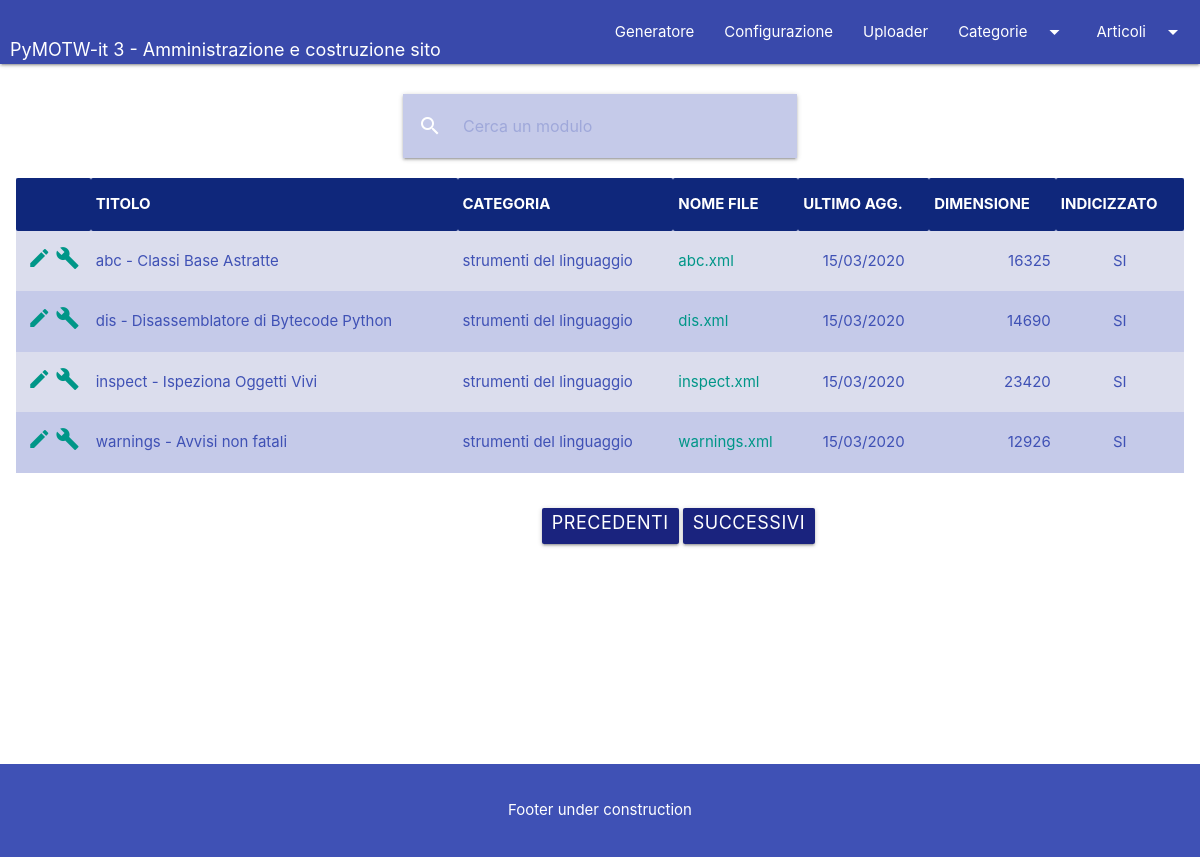
The app's page /article/2 with its own data.
### app/models.py (models this page shows, shortened)
class Article(db.Model):
    __tablename__ = 'articles'
    id = db.Column(db.Integer, primary_key=True)
    title = db.Column(db.String(255))
    categ_id = db.Column(db.Integer, db.ForeignKey('categories.id'))
    artcat = db.relationship('Category', backref='article')
    filename = db.Column(db.String(255), nullable=False, unique=True)
    lastmod = db.Column(db.DateTime)
    size = db.Column(db.Integer)
    indexed = db.Column(db.Integer)

class Category(db.Model):
    __tablename__ = 'categories'
    id = db.Column(db.Integer, primary_key=True)
    descr = db.Column(db.String(255), nullable=False)
    articles = db.relationship('Article', backref='category',
                               lazy='dynamic')

### app/routes/main.py (the view)
@main.route('/article/<string:key>', methods=['GET', 'POST'])
def article(key):
    diz = _get_config_items()
    form = SearchArticlesForm()
    page = request.args.get('page', 1, type=int)
    if request.method == 'POST':
        articles = Article.query.filter(
            Article.title.contains(request.form['filter_text'])
        ).paginate(page, 10, False)
    else:
        if key and re.match(r'^\d+$', key):
            articles = Article.query.filter_by(
                categ_id=int(key)
            ).paginate(page, 10, False)
        else:
            articles = Article.query.paginate(
                page, 10, False
            )
    next_url = url_for('main.article', key=key, page=articles.next_num) \
        if articles.has_next else None
    prev_url = url_for('main.article', key=key, page=articles.prev_num) \
        if articles.has_prev else None
    data = dict(articles=articles, next=next_url, prev=prev_url,
                source_articles_folder=diz['tran_dir'],
                headers=',TITOLO,CATEGORIA,NOME FILE,ULTIMO AGG.,'
                        'DIMENSIONE, INDICIZZATO'.split(','))
    return render_template('article.html', key=None, data=data, form=form)

### app/forms.py
class SearchArticlesForm(FlaskForm):
    filter_text = StringField('filterText', validators=[DataRequired()])

### app/models.py (called while the page is built)
    @staticmethod
    def parse_config() -> Tuple[DefaultDict[str, List['GeneratorConfig']],
                                List['GeneratorConfig']]:
        retval = defaultdict(list)
        objlist = list()
        for rk in GeneratorConfig.query.all():
            retval[rk.conf_tabname].append(rk)
            objlist.append(rk)
        return retval, objlist

### app/routes/main.py (called while the page is built)
def _get_config_items():
    parameters, objlist = GeneratorConfig.parse_config()
    diz = dict()
    for obj in objlist:
        diz[obj.conf_key] = obj.conf_value
    return diz

### app/templates/article.html (shortened to what this page needs)
{% extends 'base.html' %}
{% block content %}
  <div class="container">
    <div class="row">
      <div class="col s12 l6 offset-l3">
        <nav>
          <div class="nav-wrapper">
            <form method="post" name="builderlog" action="">
              <div class="input-field">
              {{ form.filter_text(size=50,
                  class="indigo lighten-4 indigo-text text-harden-5", type="search",
                  required=required, id="filterText", placeholder="Cerca un modulo") }}
                <label class="label-icon" for="search"><i
                    class="material-icons">search</i></label>
                <i class="material-icons">close</i>
              </div>
            </form>
          </div>
        </nav>
          </div>
      </div>
    </div>
  </div>
  <div class="row">
    <div class="col s12 m6 l12">
      <table class="table striped indigo lighten-4 indigo-text">
        <thead class="head-articles">
        <tr>
          {% for header in data.headers %}
            <th>{{ header }}</th>
          {% endfor %}
        </tr>
        </thead>
        <tbody>
        {% for article in data.articles.items | sort(attribute='title') %}
          <tr>
            <td class="center-align">
              <a class="teal-text darken-5"
                 title="Modifica voce articolo"
                 href="{{ url_for('main.article', key=article.id) }}">
                <i class="material-icons">edit</i>
              </a>
              <a class="teal-text darken-5"
                 title="(Ri)genera pagina articolo"
                 href="{{ url_for('main.generator', module=article.filename) }}">
                <i class="material-icons">build</i>
              </a>
            </td>
            <td class="left-align">{{ article.title }}</td>
            <td class="left-align">{{ article.artcat.descr }}</td>
            <td class="left-align">
              <a class="teal-text darken-5"
                 title="Modifica sorgente articolo"
                 href="{{ url_for('main.source', module_name=article.filename) }}"
              >
                {{ article.filename }}
              </a>
            </td>
            <td class="center-align">{{ article.lastmod.strftime("%d/%m/%Y") }}</td>
            <td class="right-align">{{ "%d"|format(article.size) }}</td>
            <td class="center-align">{% if article.indexed == 1 %}
              SI{% else %}NO{% endif %}</td>
          </tr>
        {% endfor %}
        </tbody>
      </table>
    </div>
  </div>
  <div class="container">
    <div class="row">
      <div class="col s12 m6 l6 offset-l5 offset-m3 offset-s1">
        <ul class="pagination">
          <li><a href="{{ data.prev }}"
                 class="indigo darken-4 white-text waves-effect waves-light btn">Precedenti</a>
          </li>
          <li><a href="{{ data.next }}"
                 class="indigo darken-4 white-text waves-effect waves-light btn">Successivi</a>
          </li>
        </ul>
      </div>
    </div>
  </div>
{% endblock %}

### app/static/css/admin-style.css (style rules this page uses)
:root { --head-color: #0f277b; }
thead { background-color: #0f277b; color: white; font-width: bolder; }
#filterText::placeholder { color: #9fa8da; opacity: 1; }

### records on screen
Article: title "abc - Classi Base Astratte", artcat.descr "strumenti del linguaggio", filename "abc.xml", lastmod "15/03/2020", size "16325", indexed "SI"
Article: title "dis - Disassemblatore di Bytecode Python", artcat.descr "strumenti del linguaggio", filename "dis.xml", lastmod "15/03/2020", size "14690", indexed "SI"
Article: title "inspect - Ispeziona Oggetti Vivi", artcat.descr "strumenti del linguaggio", filename "inspect.xml", lastmod "15/03/2020", size "23420", indexed "SI"
Article: title "warnings - Avvisi non fatali", artcat.descr "strumenti del linguaggio", filename "warnings.xml", lastmod "15/03/2020", size "12926", indexed "SI"

### other values on screen
{{ header }} "TITOLO" "CATEGORIA" "NOME FILE" "ULTIMO AGG." "DIMENSIONE" "INDICIZZATO"
